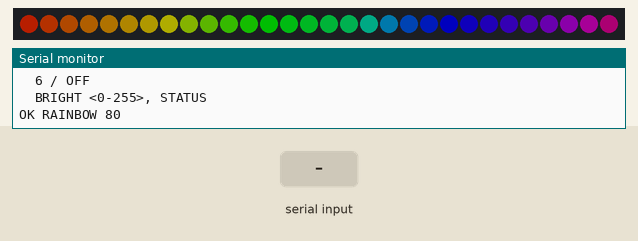
This sketch was run on a simulated Arduino Uno, built with avr-gcc and run on an emulated ATmega328P. On the bench: 30 RGB LEDs in strip order, left to right, the last lines printed to the serial monitor. The test bench sets the inputs (shaded band). Dim RGB values are drawn brighter than linear.

Above: at 0.46 s.
At 1.27 s:
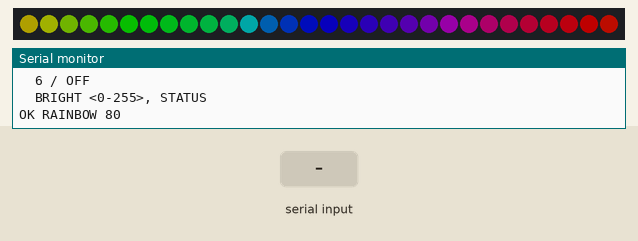
1.3 s: "5\n" received over Serial
At 1.8 s:
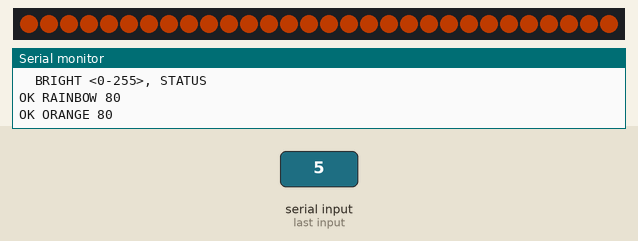
2.8 s: "BRIGHT 120\n" received over Serial
Timing chart, 0 to 5.8 s (numbered marks = the images above; inputs shaded):
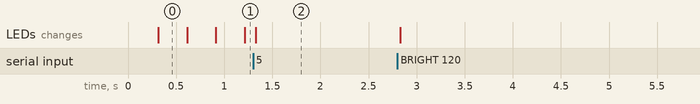

Measured:
- after the input at 1.3 s, the LEDs: change at once (image 2)

The sketch:

main.ino
```cpp
// Селектор режимов адресной ленты по Serial.
//
// Режим выбирается номером или названием (регистр не важен):
//   1 / RAINBOW  — бегущая радуга
//   2 / DOT      — зелёная точка с хвостом бежит по кругу
//   3 / AZURE    — всё горит бирюзово-лазурным (светодиоды загораются по очереди)
//   4 / GREEN    — всё горит зелёным (светодиоды загораются по очереди)
//   5 / ORANGE   — всё горит оранжевым
//   6 / OFF      — всё гаснет
//
// Другие команды:
//   BRIGHT <0-255>  — яркость, например "BRIGHT 120"
//   STATUS          — узнать текущее состояние
//
// На любую успешную команду плата отвечает: OK <РЕЖИМ> <ЯРКОСТЬ>, например "OK GREEN 120"
// На ошибку: ERR <что пришло>
// Работает и с переводом строки, и без него (Serial Monitor: любой вариант).

#include <FastLED.h>

// ---------- Подключение ----------
#define LED_PIN      6          // для ESP32, например, 13
#define NUM_LEDS     30
#define BRIGHTNESS   80
#define BAUD         115200

// ---------- Цвета (подбирай на глаз под свою ленту) ----------
const CRGB COLOR_AZURE  = CRGB(0, 170, 220);   // бирюзово-лазурный
const CRGB COLOR_GREEN  = CRGB(0, 255, 0);
const CRGB COLOR_ORANGE = CRGB(255, 80, 0);    // (255,165,0) на ленте выглядит жёлтым
const CRGB COLOR_DOT    = CRGB(0, 255, 0);     // цвет бегущей точки

// ---------- Скорости ----------
#define RAINBOW_STEP_MS 20      // скорость радуги: меньше — быстрее
#define DOT_STEP_MS     40      // скорость точки: меньше — быстрее
#define DOT_FADE        70      // длина хвоста: меньше — длиннее (0..255)
#define WIPE_STEP_MS    35      // пауза между загоранием соседних светодиодов

// ---------- Служебное ----------
#define QUIET_MS        30      // не обновляем ленту сразу после приёма байта
#define LINE_TIMEOUT_MS 50      // команда без перевода строки считается законченной

CRGB leds[NUM_LEDS];

enum Mode : uint8_t { RAINBOW, DOT, AZURE, GREEN, ORANGE, OFF };
const char* const MODE_NAMES[] = { "RAINBOW", "DOT", "AZURE", "GREEN", "ORANGE", "OFF" };
const uint8_t MODES_COUNT = sizeof(MODE_NAMES) / sizeof(MODE_NAMES[0]);

Mode     mode       = RAINBOW;
uint8_t  brightness = BRIGHTNESS;
bool     needShow   = true;      // показываем ленту только когда что-то поменялось
uint32_t lastStep = 0;
uint8_t  hue      = 0;
uint16_t dotPos   = 0;
uint16_t wipePos  = 0;

// =====================================================
//                    Режимы
// =====================================================
// Ответ на успешную команду: "OK <РЕЖИМ> <ЯРКОСТЬ>"
void printState() {
  Serial.print(F("OK "));
  Serial.print(MODE_NAMES[mode]);
  Serial.print(' ');
  Serial.println(brightness);
}

void setBrightness(uint8_t b) {
  brightness = b;
  FastLED.setBrightness(brightness);
  needShow = true;          // статичные режимы иначе не перерисуются с новой яркостью
  printState();
}

void setMode(Mode m) {
  mode = m;
  fill_solid(leds, NUM_LEDS, CRGB::Black);   // каждый режим стартует с чистой ленты
  dotPos   = 0;
  wipePos  = 0;
  lastStep = 0;                              // первый шаг эффекта — сразу
  needShow = true;

  if (m == ORANGE) fill_solid(leds, NUM_LEDS, COLOR_ORANGE);   // загорается сразу целиком

  printState();
}

// Светодиоды загораются по одному, потом лента просто горит
void wipe(uint32_t now, const CRGB& c) {
  if (wipePos < NUM_LEDS && now - lastStep >= WIPE_STEP_MS) {
    lastStep = now;
    leds[wipePos++] = c;
    needShow = true;
  }
}

void updateEffect(uint32_t now) {
  switch (mode) {
    case RAINBOW:
      if (now - lastStep >= RAINBOW_STEP_MS) {
        lastStep = now;
        fill_rainbow(leds, NUM_LEDS, hue++, 7);
        needShow = true;
      }
      break;

    case DOT:
      if (now - lastStep >= DOT_STEP_MS) {
        lastStep = now;
        fadeToBlackBy(leds, NUM_LEDS, DOT_FADE);   // хвост гаснет
        leds[dotPos] = COLOR_DOT;
        dotPos = (dotPos + 1) % NUM_LEDS;          // дошла до конца — снова с начала
        needShow = true;
      }
      break;

    case AZURE: wipe(now, COLOR_AZURE); break;
    case GREEN: wipe(now, COLOR_GREEN); break;

    case ORANGE:
    case OFF:
      break;                                       // статичные, всё сделано в setMode
  }
}

// =====================================================
//                 Приём команд
// =====================================================
char     buf[16];
uint8_t  bufLen     = 0;
uint32_t lastByteMs = 0;

void printHelp() {
  Serial.println(F("Режимы:"));
  for (uint8_t i = 0; i < MODES_COUNT; i++) {
    Serial.print(F("  ")); Serial.print(i + 1);
    Serial.print(F(" / ")); Serial.println(MODE_NAMES[i]);
  }
  Serial.println(F("  BRIGHT <0-255>, STATUS"));
}

// Число 0..255 из строки; false, если не число или вне диапазона
bool parseByte(const char* s, uint8_t& out) {
  if (*s == '\0') return false;
  char* end;
  long v = strtol(s, &end, 10);
  if (*end != '\0' || v < 0 || v > 255) return false;
  out = (uint8_t)v;
  return true;
}

void processCommand() {
  if (bufLen == 0) return;
  buf[bufLen] = '\0';
  bufLen = 0;

  // Пробелы при приёме отбрасываются, поэтому "BRIGHT 120" приходит как "BRIGHT120"
  if (strncmp(buf, "BRIGHT", 6) == 0) {
    uint8_t b;
    if (parseByte(buf + 6, b)) setBrightness(b);
    else { Serial.print(F("ERR ")); Serial.println(buf); }
    return;
  }
  if (strcmp(buf, "STATUS") == 0) {
    printState();
    return;
  }

  int8_t m = -1;
  if (buf[0] >= '1' && buf[0] <= '9' && buf[1] == '\0') {   // номер режима
    m = buf[0] - '1';
    if (m >= MODES_COUNT) m = -1;
  } else {                                                   // название режима
    for (uint8_t i = 0; i < MODES_COUNT; i++)
      if (strcmp(buf, MODE_NAMES[i]) == 0) m = i;
  }

  if (m < 0) {
    Serial.print(F("ERR "));
    Serial.println(buf);
    printHelp();
    return;
  }
  setMode((Mode)m);
}

void readSerial() {
  while (Serial.available()) {
    char c = Serial.read();
    lastByteMs = millis();
    if (c == '\n' || c == '\r') {
      processCommand();
    } else if (c != ' ' && bufLen < sizeof(buf) - 1) {
      buf[bufLen++] = toupper(c);
    }
  }
  // Пришло без перевода строки — после паузы считаем команду законченной
  if (bufLen > 0 && millis() - lastByteMs > LINE_TIMEOUT_MS) processCommand();
}

// =====================================================
void setup() {
  Serial.begin(BAUD);
  FastLED.addLeds<WS2812B, LED_PIN, GRB>(leds, NUM_LEDS);
  FastLED.setBrightness(BRIGHTNESS);
  FastLED.setMaxPowerInVoltsAndMilliamps(5, 500);   // ограничение тока
  FastLED.clear(true);

  Serial.println(F("READY"));
  printHelp();
  setMode(RAINBOW);
}

void loop() {
  readSerial();

  uint32_t now = millis();
  // Пока идёт приём, ленту не трогаем: на Nano show() глушит прерывания и Serial теряет байты
  if (now - lastByteMs < QUIET_MS) return;

  updateEffect(now);
  if (needShow) {
    FastLED.show();
    needShow = false;
  }
}
```
